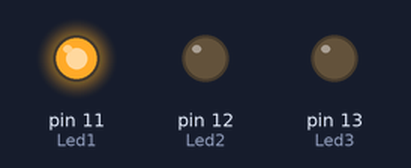
This sketch was run on a simulated Arduino Uno, built with avr-gcc and run on an emulated ATmega328P. On the bench: output pins drawn as LEDs (lit = HIGH).

Above: at 1.5 s.
At 4.5 s:
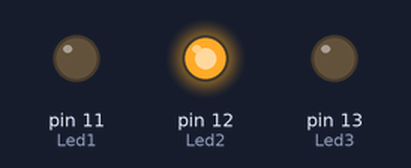
At 7.5 s:
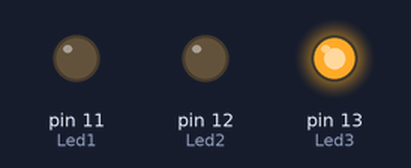
Timing chart, 0 to 11.7 s (numbered marks = the images above):
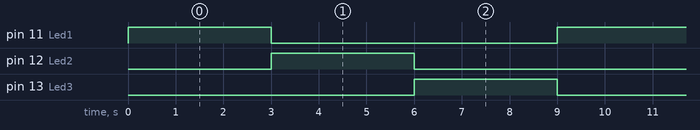

Measured:
- by itself, pin 11 (Led1), pin 12 (Led2), pin 13 (Led3): alternates HIGH for 3.0 s and LOW for 6.0 s
- by itself, everything shown: repeats every 9.0 s, in 4 steps

The sketch:

Traffic_Light.ino
```cpp
int Led1=11;
int Led2=12;
int Led3=13;
void setup() {
 pinMode(Led1,OUTPUT);
pinMode(Led2,OUTPUT);
pinMode(Led3,OUTPUT);
}

void loop() {
 digitalWrite(Led1,HIGH);
delay(3000);
digitalWrite(Led1,LOW);

digitalWrite(Led2,HIGH);
delay(3000);
digitalWrite(Led2,LOW);

digitalWrite(Led3,HIGH);
delay(3000);
digitalWrite(Led3,LOW);

}
```
